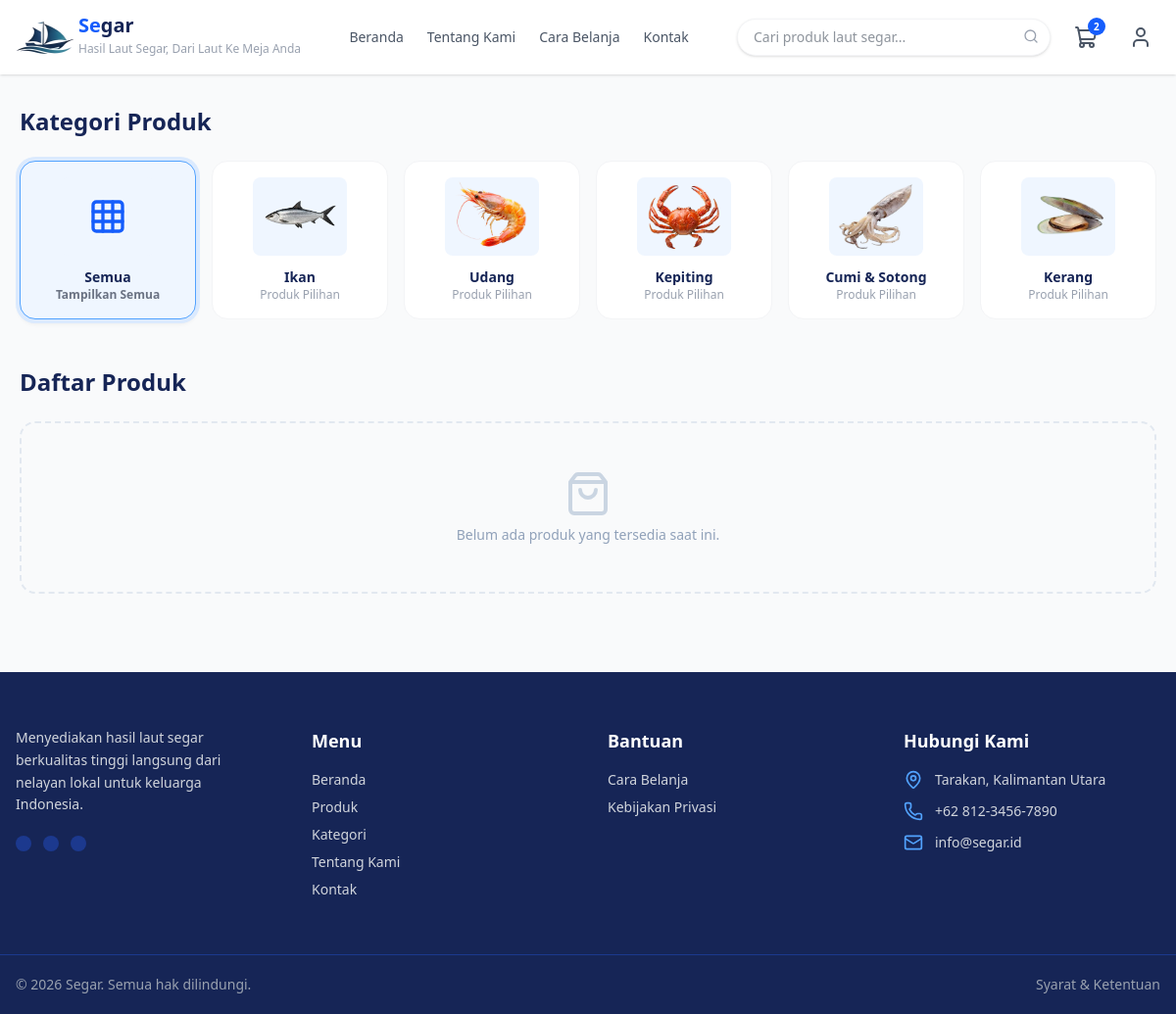
Before: /pages/kategori.php with the older database file.
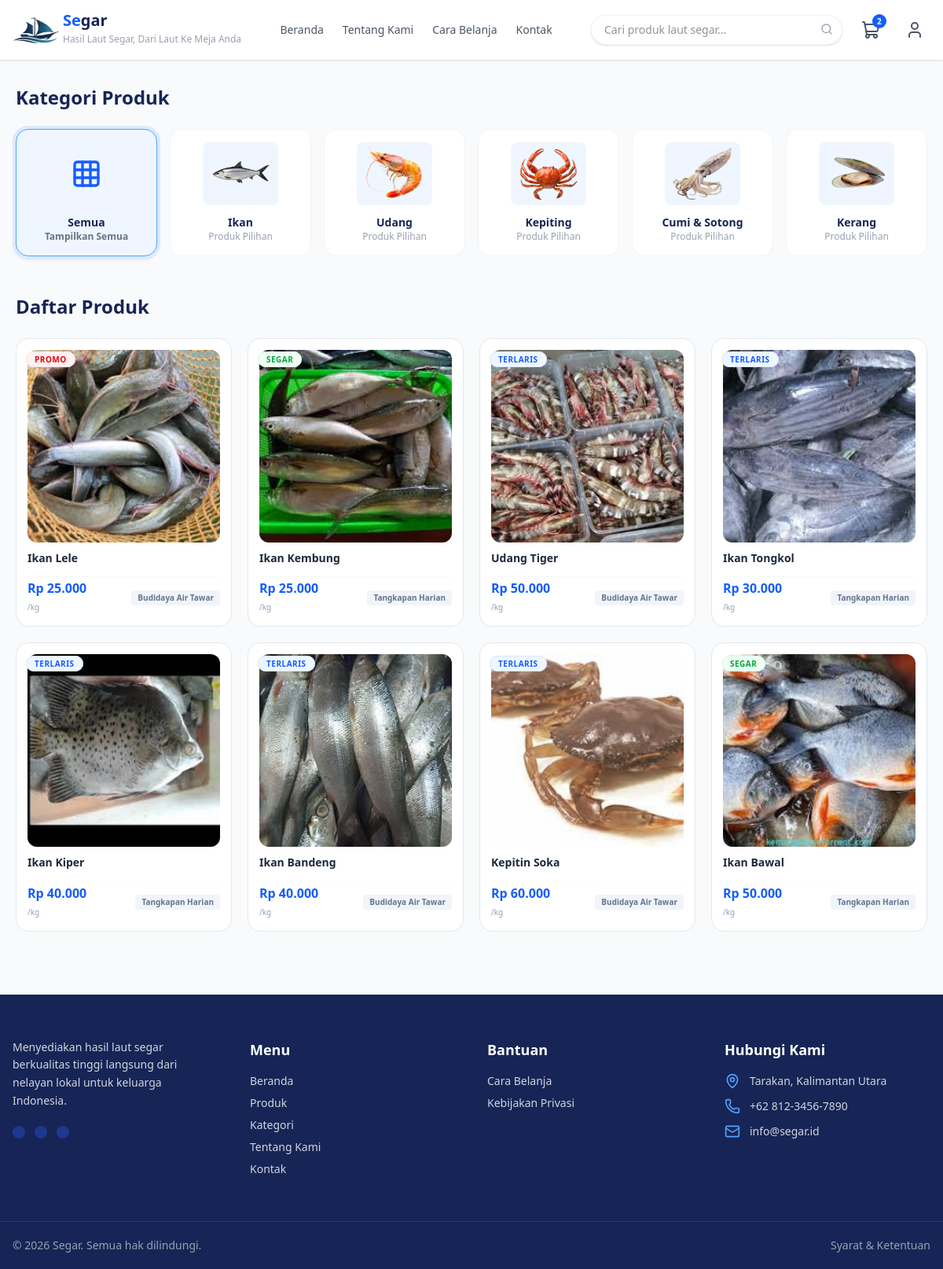
After: the same page with the newer database file.
### tables this page shows
CREATE TABLE `products` (
  `id` int(11) NOT NULL,
  `user_id` int(11) NOT NULL,
  `nama_produk` varchar(150) NOT NULL,
  `slug` varchar(150) DEFAULT NULL,
  `kategori` varchar(50) DEFAULT NULL,
  `deskripsi` text DEFAULT NULL,
  `harga` decimal(12,2) NOT NULL,
  `stok` int(11) DEFAULT 0,
  `berat` decimal(8,2) DEFAULT NULL,
  `satuan` varchar(20) DEFAULT NULL,
  `asal_produk` varchar(100) DEFAULT NULL,
  `badge` varchar(50) DEFAULT NULL,
  `status` enum('aktif','nonaktif') DEFAULT 'aktif',
  `created_at` timestamp NOT NULL DEFAULT current_timestamp(),
  `updated_at` timestamp NULL DEFAULT NULL
);

### pages/kategori.php (the view, shortened to what the rows shown need)
<?php
include '../config/koneksi.php';
?>
<!DOCTYPE html>
<html lang="id">
  <?php include '../includes/head.php' ?>
  <body class="bg-gray-50 text-gray-800 font-sans">
    <main class="max-w-7xl mx-auto mt-8 px-5 my-12">
      <section class="mb-12">
        <div class="flex justify-between items-center mb-6">
          <h2 class="text-2xl font-bold text-blue-950">Kategori Produk</h2>
        </div>
      </section>
      <div class="flex justify-between items-center mb-6">
        <h2 id="section-title" class="text-2xl font-bold text-blue-950">Daftar Produk</h2>
      </div>
      <div id="product-grid" class="grid grid-cols-1 sm:grid-cols-2 md:grid-cols-3 lg:grid-cols-4 xl:grid-cols-5 gap-5">
        <?php
        $query_produk = "SELECT p.*,
                         (SELECT pi.nama_file FROM product_images pi WHERE pi.product_id = p.id LIMIT 1) as gambar_utama
                         FROM products p
                         WHERE p.status = 'aktif'
                         ORDER BY p.id DESC";
        $result_produk = mysqli_query($conn, $query_produk);
        if (mysqli_num_rows($result_produk) > 0) {
            while ($row = mysqli_fetch_assoc($result_produk)) {
                $kategori_katalog = 'lainnya';
                if (!empty($row['kategori'])) {
                    $kat_lower = strtolower(trim($row['kategori']));
                    if (strpos($kat_lower, 'udang') !== false) {
                        $kategori_katalog = 'udang';
                    } elseif (strpos($kat_lower, 'kepiting') !== false || strpos($kat_lower, 'rajungan') !== false) {
                        $kategori_katalog = 'kepiting';
                    } elseif (strpos($kat_lower, 'cumi') !== false || strpos($kat_lower, 'sotong') !== false || strpos($kat_lower, 'gurita') !== false) {
                        $kategori_katalog = 'cumi';
                    } elseif (strpos($kat_lower, 'kerang') !== false || strpos($kat_lower, 'tiram') !== false) {
                        $kategori_katalog = 'kerang';
                    } elseif (strpos($kat_lower, 'ikan') !== false) {
                        $kategori_katalog = 'ikan';
                    } else {
                        $kategori_katalog = 'lainnya';
                    }
                }
                $badge_text = !empty($row['badge']) ? htmlspecialchars($row['badge']) : 'SEGAR';
                $badge_class = ($badge_text === 'TERLARIS')
                    ? 'bg-blue-50 text-blue-600 border-blue-100'
                    : (($badge_text === 'PROMO') ? 'bg-red-50 text-red-600 border-red-100' : 'bg-green-50 text-green-600 border-green-100');
                $icon = 'fish';
                if ($kategori_katalog === 'udang') $icon = 'shrimp';
                if ($kategori_katalog === 'kepiting') $icon = 'crab';
        ?>
            <a href="product-details.php?produk=<?= $row['slug']; ?>" class="product-card w-full bg-white border border-slate-200 rounded-2xl p-3.5 hover:shadow-md hover:-translate-y-[2px] active:translate-y-0 active:scale-[0.99] transition-all duration-150 relative flex flex-col group select-none outline-none" data-cat-name="<?= $kategori_katalog; ?>">
              <div class="absolute top-3 left-3 z-10">
                <span class="<?= $badge_class; ?> text-[10px] font-bold px-2.5 py-0.5 rounded-full uppercase tracking-wider border">
                  <?= $badge_text; ?>
                </span>
              </div>
              <div class="w-full aspect-square flex items-center justify-center overflow-hidden rounded-xl mb-2.5 bg-slate-50 group-hover:opacity-90 transition-opacity">
                <?php if (!empty($row['gambar_utama']) && file_exists("../assets/img/product-image/" . $row['gambar_utama'])): ?>
                    <img src="../assets/img/product-image/<?= $row['gambar_utama']; ?>" alt="<?= htmlspecialchars($row['nama_produk']); ?>" class="w-full h-full object-cover">
                <?php else: ?>
                    <div class="w-full h-full flex items-center justify-center text-blue-500/70 p-1">
                        <i data-lucide="<?= $icon; ?>" class="w-14 h-14"></i>
                    </div>
                <?php endif; ?>
              </div>
              <div class="space-y-0.5 mb-2.5 flex-1 flex flex-col">
                <h4 class="font-bold text-slate-800 text-sm leading-snug truncate group-hover:text-blue-600 transition-colors" title="<?= htmlspecialchars($row['nama_produk']); ?>">
                    <?= htmlspecialchars($row['nama_produk']); ?>
                </h4>
              </div>
              <div class="flex items-center justify-between pt-1 border-t border-slate-50 mt-1">
                <div>
                  <span class="text-blue-600 font-extrabold text-sm md:text-base block leading-tight">
                    Rp <?= number_format($row['harga'], 0, ',', '.'); ?>
                  </span>
                  <span class="text-[10px] text-slate-400">/<?= htmlspecialchars($row['satuan'] ?? 'kg'); ?></span>
                </div>
                <div class="text-right max-w-[50%]">
                  <span class="text-[10px] font-semibold text-slate-500 bg-slate-100 px-2 py-0.5 rounded truncate block" title="<?= htmlspecialchars($row['asal_produk'] ?? 'Lokal'); ?>">
                    <?= !empty($row['asal_produk']) ? htmlspecialchars($row['asal_produk']) : 'Lokal'; ?>
                  </span>
                </div>
              </div>
            </a>
        <?php
            }
        }
        ?>
      </div>
    </main>
  </body>
</html>

Changed rows visible on the page:
added products: badge "PROMO", shows a picture, nama_produk "Ikan Lele", harga "25.000", satuan "kg", asal_produk "Budidaya Air Tawar"
added products: badge "SEGAR", shows a picture, nama_produk "Ikan Kembung", harga "25.000", satuan "kg", asal_produk "Tangkapan Harian"
added products: badge "TERLARIS", shows a picture, nama_produk "Udang Tiger", harga "50.000", satuan "kg", asal_produk "Budidaya Air Tawar"
added products: badge "TERLARIS", shows a picture, nama_produk "Ikan Tongkol", harga "30.000", satuan "kg", asal_produk "Tangkapan Harian"
added products: badge "TERLARIS", shows a picture, nama_produk "Ikan Kiper", harga "40.000", satuan "kg", asal_produk "Tangkapan Harian"
added products: badge "TERLARIS", shows a picture, nama_produk "Ikan Bandeng", harga "40.000", satuan "kg", asal_produk "Budidaya Air Tawar"
added products: badge "TERLARIS", shows a picture, nama_produk "Kepitin Soka", harga "60.000", satuan "kg", asal_produk "Budidaya Air Tawar"
added products: badge "SEGAR", shows a picture, nama_produk "Ikan Bawal", harga "50.000", satuan "kg", asal_produk "Tangkapan Harian"
Other visible differences:
text no longer shown: "Belum ada produk yang tersedia saat ini."
